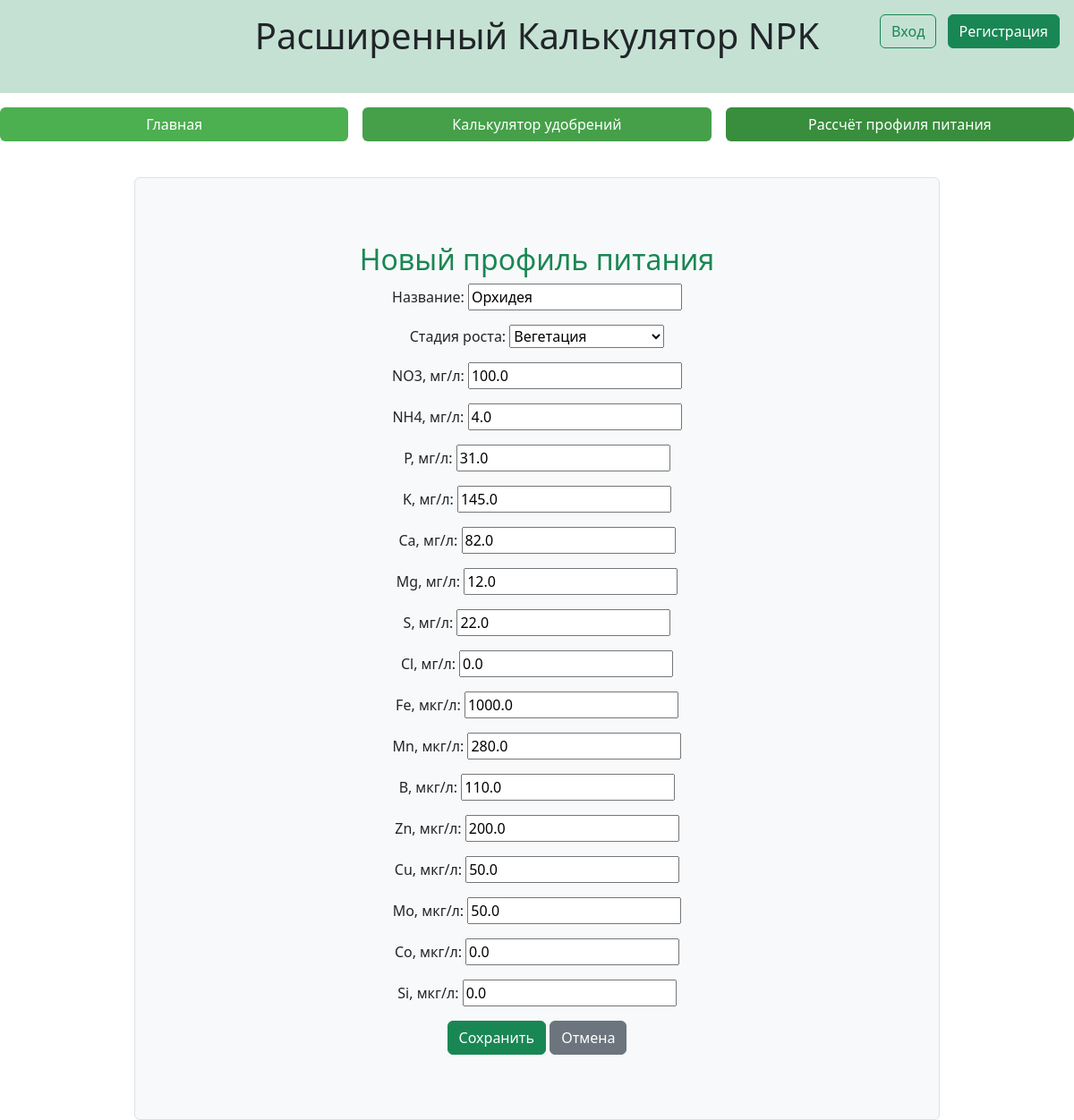
/edit_p_profile/5, run on the app's committed database.
### main/models.py (models this page shows, shortened)
class P_profile(models.Model):
    user = models.ForeignKey(get_user_model(), on_delete=models.CASCADE, null=True, blank=True)
    is_public = models.BooleanField(default=False)
    name = models.CharField('Название',max_length=100)
    growth_stage = models.CharField(max_length=20, choices=[('start', 'Старт'), ('veg', 'Вегетация'), ('late_veg', 'Поздняя вегетация'), ('fruiting', 'Плодоношение')], default='start', verbose_name='Стадия роста')
    nh4 = models.FloatField('NH4, мг/л', default=0)
    no3 = models.FloatField('NO3, мг/л', default=0)
    p = models.FloatField('P, мг/л', default=0)
    k = models.FloatField('K, мг/л', default=0)
    ca = models.FloatField('Сa, мг/л', default=0)
    mg = models.FloatField('Mg, мг/л', default=0)
    s = models.FloatField('S, мг/л', default=0)
    cl = models.FloatField('Cl, мг/л', default=0)
    fe = models.FloatField('Fe, мкг/л', default=0)
    mn = models.FloatField('Mn, мкг/л', default=0)
    b = models.FloatField('B, мкг/л', default=0)
    zn = models.FloatField('Zn, мкг/л', default=0)
    cu = models.FloatField('Cu, мкг/л', default=0)
    mo = models.FloatField('Mo, мкг/л', default=0)
    co = models.FloatField('Co, мкг/л', default=0)
    si = models.FloatField('Si, мкг/л', default=0)

### main/views.py (the view)
# urls.py: path('edit_p_profile/<int:pk>', views.edit_p_profile, name='edit_p_profile'),
def edit_p_profile(request, pk):
    p_profile = get_object_or_404(P_profile, pk=pk)
    if request.method == 'POST':
        form = P_profileForm(request.POST, instance=p_profile)
        if form.is_valid():
            form.save()
            return redirect('profile_pp')
    else:
        form = P_profileForm(instance=p_profile)
    return render(request, 'main/add_p_profile.html', {'form': form})

### main/forms.py
class P_profileForm(forms.ModelForm):
    class Meta:
        model = P_profile
        fields = ['name', 'growth_stage', 'no3', 'nh4', 'p', 'k', 'ca', 'mg', 's', 'cl', 'fe', 'mn', 'b', 'zn', 'cu', 'mo', 'co', 'si']

### main/templates/main/add_p_profile.html (shortened to what this page needs)
{% extends "main/index.html" %}
{% block content %}
<div class="container py-5">
    <h2 class="text-success">Новый профиль питания</h2>
    <form method="post">
        {{ form.as_p }}
        <button type="submit" class="btn btn-success">Сохранить</button>
        <a href="{% url 'profile_pp' %}" class="btn btn-secondary">Отмена</a>
    </form>
</div>
{% endblock %}

### data on the page
P_profile: name "Орхидея", growth_stage "Вегетация", no3 "100.0", nh4 "4.0", p "31.0", k "145.0", ca "82.0", mg "12.0", s "22.0", cl "0.0", fe "1000.0", mn "280.0", b "110.0", zn "200.0", cu "50.0", mo "50.0", co "0.0", si "0.0"
